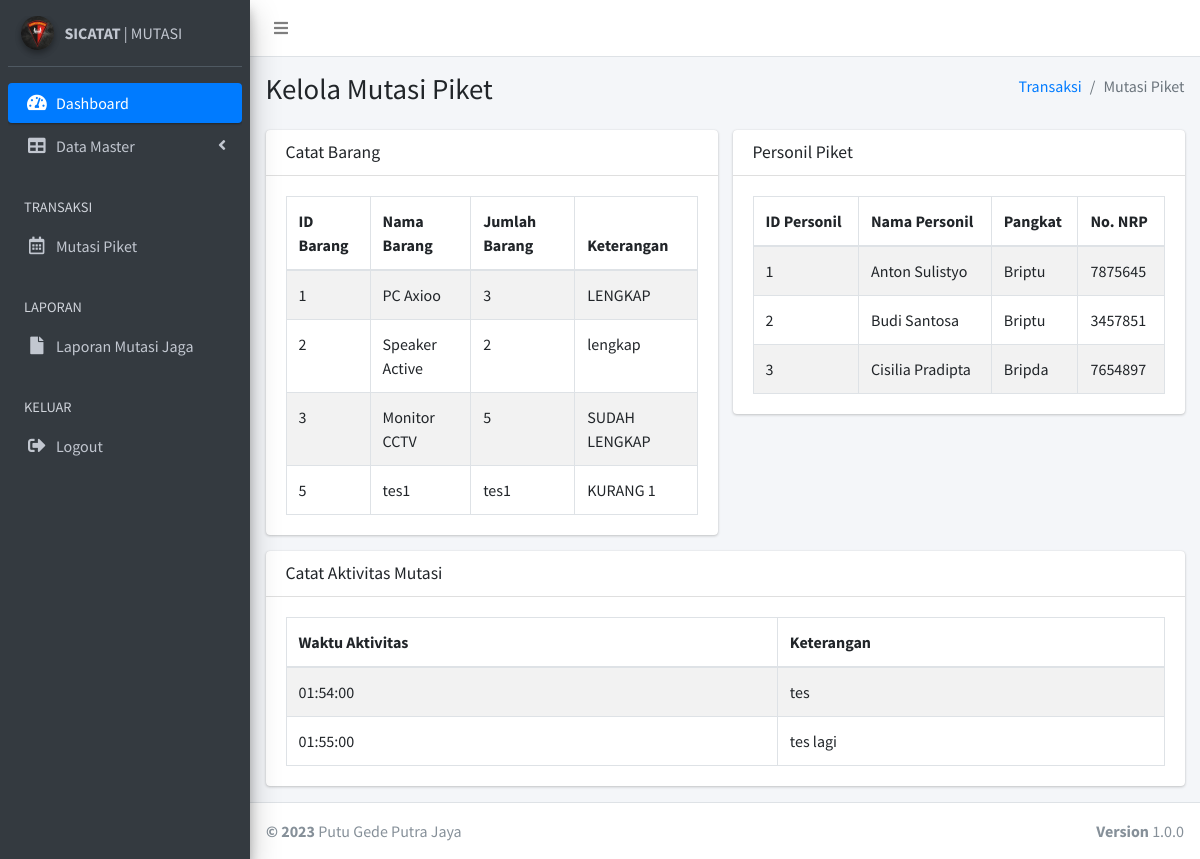
/history_mutasijaga.php?id=4 (signed in), run on the app's committed database.
### tables this page shows
CREATE TABLE `tb_detil_mutasi_barang` (
  `id_mutasi_jaga` int(11) NOT NULL,
  `id_barang` int(11) NOT NULL,
  `keterangan` varchar(20) DEFAULT NULL
);

CREATE TABLE `tb_barang` (
  `id_barang` int(11) NOT NULL,
  `nama_barang` varchar(1024) DEFAULT NULL,
  `jml_barang` varchar(1024) DEFAULT NULL,
  `status_brg` smallint(6) DEFAULT NULL
);

CREATE TABLE `tb_detil_mutasi_personil` (
  `id_mutasi_jaga` int(11) NOT NULL,
  `id_personil` int(11) NOT NULL
);

CREATE TABLE `tb_personil` (
  `id_personil` int(11) NOT NULL,
  `nama_personil` varchar(1024) DEFAULT NULL,
  `pangkat_personil` varchar(1024) DEFAULT NULL,
  `nrp_personil` int(11) DEFAULT NULL,
  `status_personil` smallint(6) DEFAULT NULL
);

CREATE TABLE `tb_list_mutasi` (
  `id_list_mutasi` int(11) NOT NULL,
  `id_mutasi_jaga` int(11) DEFAULT NULL,
  `waktu_mutasi` time DEFAULT NULL,
  `keterangan_mutasi` varchar(1024) DEFAULT NULL
);

### history_mutasijaga.php (the view, shortened to what this page needs)
<?php
    include "koneksi.php";
      $level = $_SESSION['level'];
$idmutasi=$_GET['id'];
?>
<!DOCTYPE html>
<html>
<head>
  <link rel="stylesheet" href="plugins/fontawesome-free/css/all.min.css">
  <link rel="stylesheet" href="https://code.ionicframework.com/ionicons/2.0.1/css/ionicons.min.css">
  <link rel="stylesheet" href="plugins/datatables-bs4/css/dataTables.bootstrap4.css">
  <link rel="stylesheet" href="dist/css/adminlte.min.css">
</head>
<body class="hold-transition sidebar-mini">
<div class="wrapper">
  <nav class="main-header navbar navbar-expand navbar-white navbar-light">
    <ul class="navbar-nav">
      <li class="nav-item">
        <a class="nav-link" data-widget="pushmenu" href="#"><i class="fas fa-bars"></i></a>
      </li>
    </ul>
  </nav>
  <aside class="main-sidebar sidebar-dark-primary elevation-4">
    <div class="sidebar">
      <div class="user-panel mt-3 pb-3 mb-3 d-flex">
        <div class="image">
        <img src="dist/img/korps.jpeg" class="img-circle elevation-2" alt="User Image">
        </div>
        <div class="info">
        <a href="#" class="d-block"><strong>SICATAT</strong> | MUTASI</a>
        </div>
      </div>
      <nav class="mt-2">
        <ul class="nav nav-pills nav-sidebar flex-column" data-widget="treeview" role="menu" data-accordion="false">
          <li class="nav-item">
            <a href="dashboard.php" class="nav-link active">
              <i class="nav-icon fas fa-tachometer-alt"></i>
              <p>
                Dashboard
              </p>
            </a>
          </li>
          <?php
          if ($level == "admin") {
            ?>
         <li class="nav-item has-treeview">
            <a href="#" class="nav-link">
              <i class="nav-icon fas fa-table"></i>
              <p>
                Data Master
                <i class="fas fa-angle-left right"></i>
              </p>
            </a>
          </li>
          <li class="nav-header">TRANSAKSI</li>
          <li class="nav-item">
            <a href="trx_mutasijaga.php" class="nav-link">
              <i class="nav-icon far fa-calendar-alt"></i>
              <p>
                Mutasi Piket
              </p>
            </a>
          </li>
              <?php
            }
            ?>
          <li class="nav-header">LAPORAN</li>
          <li class="nav-item">
            <a href="laporan.php" class="nav-link">
              <i class="nav-icon fas fa-file"></i>
              <p>Laporan Mutasi Jaga</p>
            </a>
          </li>
          <li class="nav-header">KELUAR</li>
          <li class="nav-item">
            <a href="./action/logout.php" class="nav-link">
              <i class="nav-icon fas fa-sign-out-alt"></i>
              <p>Logout</p>
            </a>
          </li>
        </ul>
      </nav>
    </div>
  </aside>
  <div class="content-wrapper">
    <section class="content-header">
      <div class="container-fluid">
        <div class="row mb-2">
          <div class="col-sm-6">
            <h1>Kelola Mutasi Piket</h1>
          </div>
          <div class="col-sm-6">
            <ol class="breadcrumb float-sm-right">
              <li class="breadcrumb-item"><a href="#">Transaksi</a></li>
              <li class="breadcrumb-item active">Mutasi Piket</li>
            </ol>
          </div>
        </div>
      </div>
    </section>
    <section class="content">
      <div class="container-fluid">
        <div class="row">
          <div class="col-md-6">
            <div class="card card-primary">
              <div class="card-header">
                <h3 class="card-title">Catat Barang</h3>
              </div>
                <div class="card-body">
                <table class="table table-bordered table-striped">
                <thead>
                <tr>
                  <th>ID Barang</th>
                  <th>Nama Barang</th>
                  <th>Jumlah Barang</th>
                  <th>Keterangan</th>
                </tr>
                </thead>
                <tbody>
          <?php
          $query = mysqli_query($conn,"SELECT `tb_detil_mutasi_barang`.*, tb_barang.nama_barang, tb_barang.jml_barang
                                      FROM `tb_detil_mutasi_barang`,tb_barang
                                      WHERE `tb_detil_mutasi_barang`.id_barang=tb_barang.id_barang AND id_mutasi_jaga='$idmutasi'");
          while ($data = mysqli_fetch_assoc($query))
          {
          ?>
            <tr>
              <td><?php echo $data['id_barang']; ?></td>
              <td><?php echo $data['nama_barang']; ?></td>
              <td><?php echo $data['jml_barang']; ?></td>
              <td><?php echo $data['keterangan']; ?></td>
            </tr>
          <?php
          }
          ?>
        </tbody>
              </table>
                </div>
            </div>
          </div>
          <div class="col-md-6">
            <div class="card card-warning">
              <div class="card-header">
                <h3 class="card-title">Personil Piket</h3>
              </div>
              <div class="card-body">
              <table class="table table-bordered table-striped">
                <thead>
                <tr>
                  <th>ID Personil</th>
                  <th>Nama Personil</th>
                  <th>Pangkat</th>
                  <th>No. NRP</th>
                </tr>
                </thead>
                <tbody>
          <?php
          $query = mysqli_query($conn,"SELECT tb_detil_mutasi_personil.*, tb_personil.nama_personil, tb_personil.pangkat_personil, tb_personil.nrp_personil
                                        FROM tb_detil_mutasi_personil, tb_personil
                                        WHERE tb_detil_mutasi_personil.id_personil=tb_personil.id_personil
          AND id_mutasi_jaga='$idmutasi'");
          while ($data = mysqli_fetch_assoc($query))
          {
          ?>
            <tr>
              <td><?php echo $data['id_personil']; ?></td>
              <td><?php echo $data['nama_personil']; ?></td>
              <td><?php echo $data['pangkat_personil']; ?></td>
              <td><?php echo $data['nrp_personil']; ?></td>
            </tr>
          <?php
          }
          ?>
        </tbody>
              </table>
              </div>
            </div>
          </div>
          <div class="col-md-12">
            <div class="card card-primary">
              <div class="card-header">
                <h3 class="card-title">Catat Aktivitas Mutasi</h3>
              </div>
                <div class="card-body">
<table class="table table-bordered table-striped">
                <thead>
                <tr>
                  <th>Waktu Aktivitas</th>
                  <th>Keterangan</th>
                </tr>
                </thead>
                <tbody>
          <?php
          $query = mysqli_query($conn,"SELECT * FROM tb_list_mutasi WHERE id_mutasi_jaga='$idmutasi'");
          while ($data = mysqli_fetch_assoc($query))
          {
          ?>
            <tr>
              <td><?php echo $data['waktu_mutasi']; ?></td>
              <td><?php echo $data['keterangan_mutasi']; ?></td>
            </tr>
          <?php
          }
          ?>
        </tbody>
              </table>
                </div>
            </div>
          </div>
        </div>
      </div>
    </section>
  </div>
  <footer class="main-footer">
    <div class="float-right d-none d-sm-block">
      <b>Version</b> 1.0.0
    </div>
    <strong>&copy; 2023</strong> Putu Gede Putra Jaya
  </footer>
</div>
</body>
</html>

### data on the page
tb_detil_mutasi_barang: id_barang "1", id_barang.nama_barang "PC Axioo", id_barang.jml_barang "3", keterangan "LENGKAP"
tb_detil_mutasi_barang: id_barang "2", id_barang.nama_barang "Speaker Active", id_barang.jml_barang "2", keterangan "lengkap"
tb_detil_mutasi_barang: id_barang "3", id_barang.nama_barang "Monitor CCTV", id_barang.jml_barang "5", keterangan "SUDAH LENGKAP"
tb_detil_mutasi_barang: id_barang "5", id_barang.nama_barang "tes1", id_barang.jml_barang "tes1", keterangan "KURANG 1"
tb_detil_mutasi_personil: id_personil "1", id_personil.nama_personil "Anton Sulistyo", id_personil.pangkat_personil "Briptu", id_personil.nrp_personil "7875645"
tb_detil_mutasi_personil: id_personil "2", id_personil.nama_personil "Budi Santosa", id_personil.pangkat_personil "Briptu", id_personil.nrp_personil "3457851"
tb_detil_mutasi_personil: id_personil "3", id_personil.nama_personil "Cisilia Pradipta", id_personil.pangkat_personil "Bripda", id_personil.nrp_personil "7654897"
tb_list_mutasi: waktu_mutasi "01:54:00", keterangan_mutasi "tes"
tb_list_mutasi: waktu_mutasi "01:55:00", keterangan_mutasi "tes lagi"
